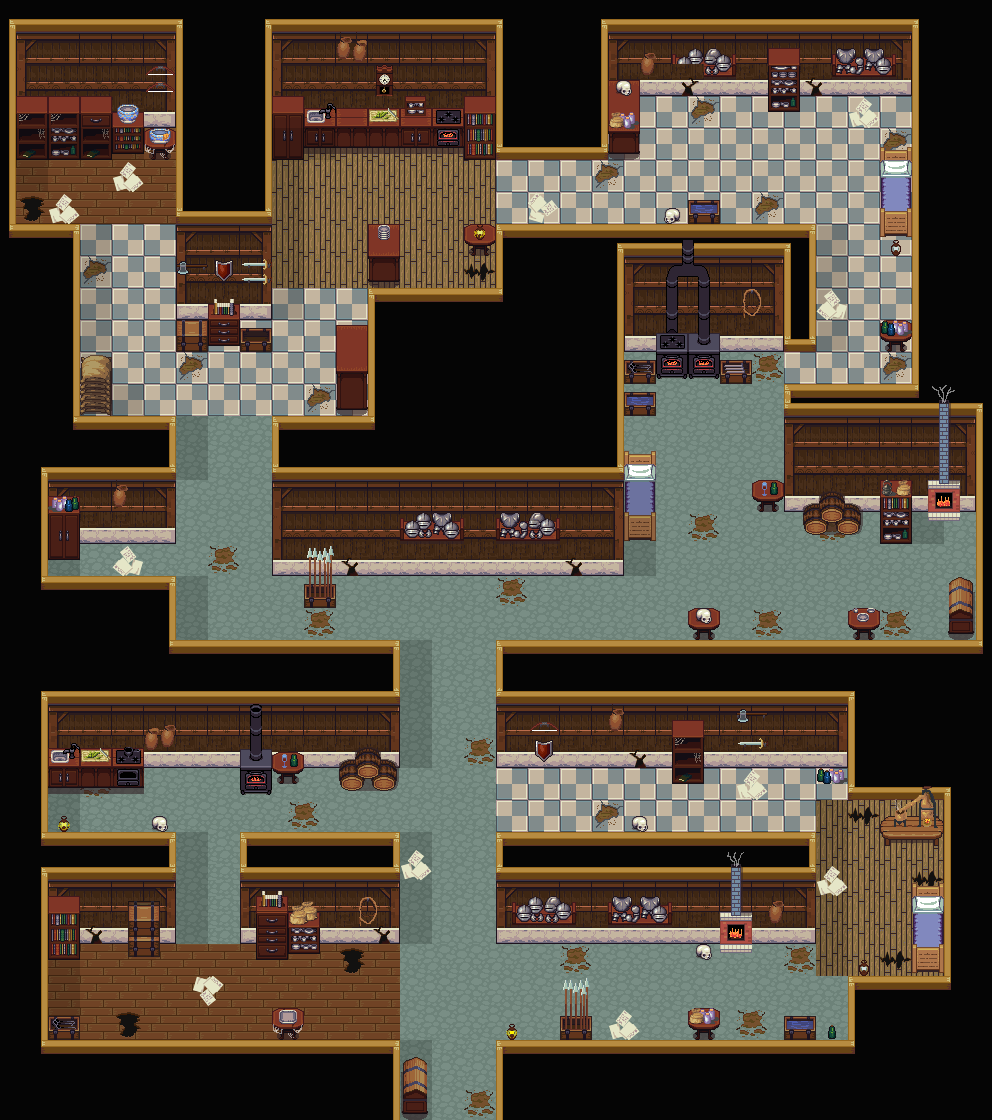

The image is a tile-based game level rendered from a .tmx file. Its description and source (layers, tilesets, objects; grid data summarised) follow:
An orthogonal 62x70 tile map with 16x16 px tiles, 4 tile layers (ground, firstCouche, scdCouche, animation), 2 tilesets and 130 objects (27x guardPoint, 11x coin).

<map version="1.5" tiledversion="1.7.2" orientation="orthogonal" renderorder="right-down" width="62" height="70" tilewidth="16" tileheight="16" infinite="0" nextlayerid="11" nextobjectid="1164">
 <editorsettings>
  <export target="../1.lua" format="lua" />
 </editorsettings>
 <tileset firstgid="1" name="interior" tilewidth="16" tileheight="16" tilecount="1024" columns="32">
  <image source="../../assets/tile/interior.png" width="512" height="512" />
  <tile id="538">
   <animation>
    <frame tileid="538" duration="100" />
    <frame tileid="540" duration="100" />
    <frame tileid="602" duration="100" />
   </animation>
  </tile>
  <tile id="539">
   <animation>
    <frame tileid="539" duration="100" />
    <frame tileid="541" duration="100" />
    <frame tileid="603" duration="100" />
   </animation>
  </tile>
 </tileset>
 <tileset firstgid="1025" name="base" tilewidth="16" tileheight="16" tilecount="2772" columns="63">
  <image source="../../assets/tile/base.png" width="1020" height="708" />
 </tileset>
 <layer id="1" name="ground" width="62" height="70">
  <data>[4340 cells, 4340 non-empty, 2074 distinct tile ids]</data>
 </layer>
 <layer id="9" name="firstCouche" width="62" height="70">
  <data>[4340 cells, 376 non-empty, 248 distinct tile ids]</data>
 </layer>
 <layer id="3" name="scdCouche" width="62" height="70">
  <data>[4340 cells, 54 non-empty, 44 distinct tile ids]</data>
 </layer>
 <objectgroup color="#840c8f" id="8" name="entity">
  <object id="1070" name="guardPoint" type="guardPoint" x="704" y="416">
   <properties>
    <property name="pos" type="int" value="1" />
   </properties>
   <point />
  </object>
  <object id="1071" name="guardPoint" type="guardPoint" x="704" y="576">
   <properties>
    <property name="pos" type="int" value="2" />
   </properties>
   <point />
  </object>
  <object id="1072" name="guardPoint" type="guardPoint" x="864" y="576">
   <properties>
    <property name="pos" type="int" value="3" />
   </properties>
   <point />
  </object>
  <object id="1073" name="guardPoint" type="guardPoint" x="648" y="576">
   <properties>
    <property name="pos" type="int" value="4" />
   </properties>
   <point />
  </object>
  <object id="1074" name="guardPoint" type="guardPoint" x="448" y="608">
   <properties>
    <property name="pos" type="int" value="6" />
   </properties>
   <point />
  </object>
  <object id="1075" name="guardPoint" type="guardPoint" x="645" y="607.667">
   <properties>
    <property name="pos" type="int" value="5" />
   </properties>
   <point />
  </object>
  <object id="1076" name="guardPoint" type="guardPoint" x="448" y="800">
   <properties>
    <property name="pos" type="int" value="7" />
   </properties>
   <point />
  </object>
  <object id="1077" name="guardPoint" type="guardPoint" x="208" y="800">
   <properties>
    <property name="pos" type="int" value="8" />
   </properties>
   <point />
  </object>
  <object id="1078" name="guardPoint" type="guardPoint" x="208" y="992">
   <properties>
    <property name="pos" type="int" value="9" />
   </properties>
   <point />
  </object>
  <object id="1079" name="guardPoint" type="guardPoint" x="736" y="992">
   <properties>
    <property name="pos" type="int" value="10" />
   </properties>
   <point />
  </object>
  <object id="1080" name="guardPoint" type="guardPoint" x="448" y="992">
   <properties>
    <property name="pos" type="int" value="11" />
   </properties>
   <point />
  </object>
  <object id="1082" name="guardPoint" type="guardPoint" x="736" y="800">
   <properties>
    <property name="pos" type="int" value="13" />
   </properties>
   <point />
  </object>
  <object id="1083" name="guardPoint" type="guardPoint" x="448" y="800">
   <properties>
    <property name="pos" type="int" value="14" />
   </properties>
   <point />
  </object>
  <object id="1084" name="guardPoint" type="guardPoint" x="448" y="608">
   <properties>
    <property name="pos" type="int" value="15" />
   </properties>
   <point />
  </object>
  <object id="1085" name="guardPoint" type="guardPoint" x="448" y="800">
   <properties>
    <property name="pos" type="int" value="12" />
   </properties>
   <point />
  </object>
  <object id="1087" name="Coin" type="coin" x="800" y="608">
   <point />
  </object>
  <object id="1088" name="Coin" type="coin" x="640" y="432">
   <point />
  </object>
  <object id="1089" name="Coin" type="coin" x="128" y="560">
   <point />
  </object>
  <object id="1090" name="Coin" type="coin" x="224" y="384">
   <point />
  </object>
  <object id="1091" name="Coin" type="coin" x="80" y="192">
   <point />
  </object>
  <object id="1092" name="Coin" type="coin" x="464" y="192">
   <point />
  </object>
  <object id="1116" name="Coin" type="coin" x="160" y="992">
   <point />
  </object>
  <object id="1117" name="Coin" type="coin" x="448" y="880">
   <point />
  </object>
  <object id="1118" name="Coin" type="coin" x="800" y="800">
   <point />
  </object>
  <object id="1119" name="Coin" type="coin" x="752" y="1008">
   <point />
  </object>
  <object id="1121" name="guardPoint" type="guardPoint" x="224" y="608">
   <properties>
    <property name="pos" type="int" value="16" />
   </properties>
   <point />
  </object>
  <object id="1122" name="guardPoint" type="guardPoint" x="224" y="384">
   <properties>
    <property name="pos" type="int" value="17" />
   </properties>
   <point />
  </object>
  <object id="1123" name="guardPoint" type="guardPoint" x="128" y="384">
   <properties>
    <property name="pos" type="int" value="18" />
   </properties>
   <point />
  </object>
  <object id="1124" name="guardPoint" type="guardPoint" x="128" y="384">
   <properties>
    <property name="pos" type="int" value="20" />
   </properties>
   <point />
  </object>
  <object id="1125" name="guardPoint" type="guardPoint" x="128" y="192">
   <properties>
    <property name="pos" type="int" value="19" />
   </properties>
   <point />
  </object>
  <object id="1128" name="guardPoint" type="guardPoint" x="304" y="384">
   <properties>
    <property name="pos" type="int" value="21" />
   </properties>
   <point />
  </object>
  <object id="1129" name="guardPoint" type="guardPoint" x="304" y="192">
   <properties>
    <property name="pos" type="int" value="22" />
   </properties>
   <point />
  </object>
  <object id="1130" name="guardPoint" type="guardPoint" x="400" y="192">
   <properties>
    <property name="pos" type="int" value="23" />
   </properties>
   <point />
  </object>
  <object id="1158" name="Coin" type="coin" x="816" y="160">
   <point />
  </object>
  <object id="1159" name="guardPoint" type="guardPoint" x="672" y="192">
   <properties>
    <property name="pos" type="int" value="24" />
   </properties>
   <point />
  </object>
  <object id="1160" name="guardPoint" type="guardPoint" x="672" y="160">
   <properties>
    <property name="pos" type="int" value="25" />
   </properties>
   <point />
  </object>
  <object id="1161" name="guardPoint" type="guardPoint" x="848" y="160">
   <properties>
    <property name="pos" type="int" value="26" />
   </properties>
   <point />
  </object>
  <object id="1162" name="guardPoint" type="guardPoint" x="848" y="320">
   <properties>
    <property name="pos" type="int" value="27" />
   </properties>
   <point />
  </object>
 </objectgroup>
 <objectgroup color="#ff0000" id="5" name="solid">
  <properties>
   <property name="collidable" type="bool" value="true" />
  </properties>
  <object id="1016" x="0" y="16" width="16" height="224" />
  <object id="1017" x="0" y="224" width="80" height="16" />
  </objectgroup>
 <layer id="10" name="animation" width="62" height="70">
  <data>[4340 cells, 0 non-empty, 0 distinct tile ids]</data>
 </layer>
</map>
<!-- 90 of 130 objects omitted -->